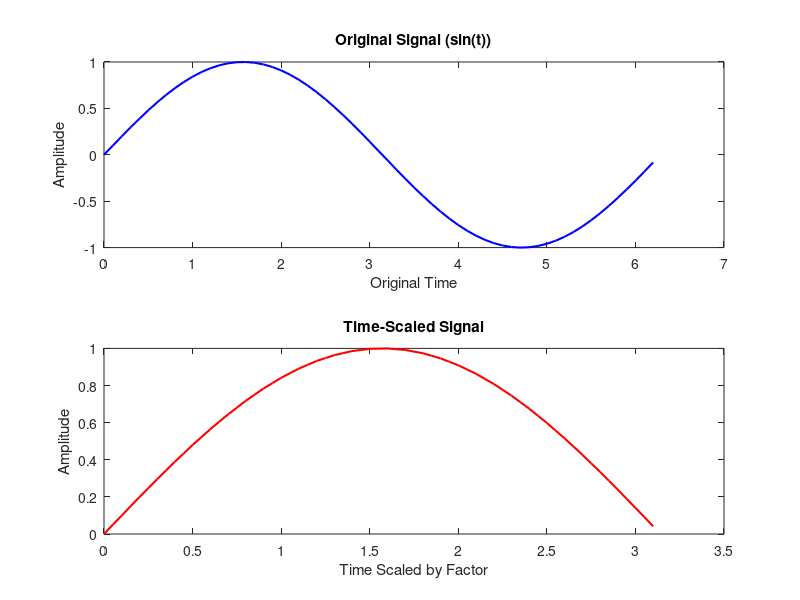

The MATLAB source for this figure:
% Define the original time vector
t_original = 0:0.1:2*pi;

% Define the original sinusoidal signal
original_signal = sin(t_original);

% Define the time scaling factor (compression or expansion)
time_scaling_factor = 0.5; % A value less than 1 compresses the signal, greater than 1 expands it

% Create the new time vector with time scaling
t_scaled = time_scaling_factor * t_original;

% Interpolate the original signal at the new time points to generate the time-scaled signal
time_scaled_signal = interp1(t_original, original_signal, t_scaled, 'linear');

% Plot the original and time-scaled signals
figure;
subplot(2, 1, 1);
plot(t_original, original_signal, 'b', 'LineWidth', 1.5);
xlabel('Original Time');
ylabel('Amplitude');
title('Original Signal (sin(t))');

subplot(2, 1, 2);
plot(t_scaled, time_scaled_signal, 'r', 'LineWidth', 1.5);
xlabel('Time Scaled by Factor');
ylabel('Amplitude');
title('Time-Scaled Signal');
